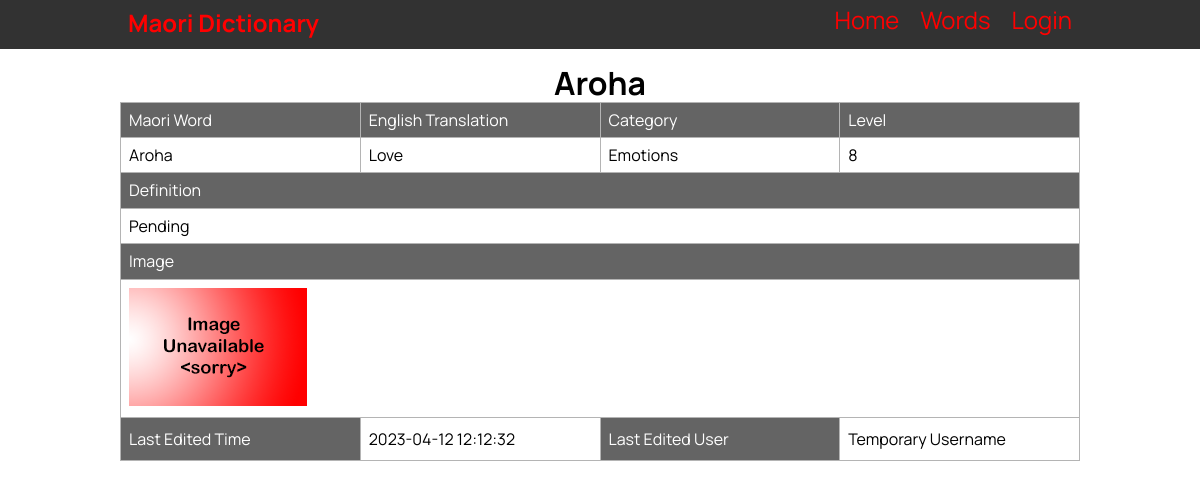
The app's page /individual_word/113, older data.
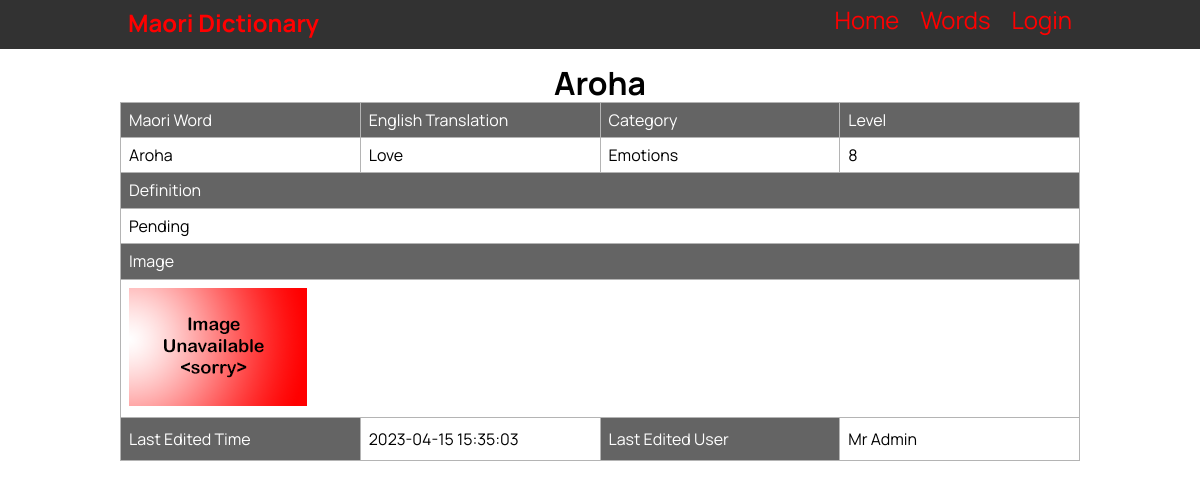
The same page, newer data.
### tables this page shows
CREATE TABLE "vocab_list"
(
    id                  integer
        constraint vocab_list_pk
            primary key autoincrement,
    maori_word          varchar(30),
    english_translation varchar(30),
    category            varchar(30),
    definition          varchar(100),
    level               integer,
    last_edited_time    date,
    last_edited_user    varchar(60)
, image_name varchar(30));

### app.py (the view)
@app.route('/individual_word/<word_id>')
def render_individual_word(word_id):
    con = create_connection(DATABASE)
    cur = con.cursor()
    query = "SELECT * FROM vocab_list WHERE id = ?"
    cur.execute(query, (word_id, ))
    info = cur.fetchall()
    con.close()
    info = info[0]
    word_info = (info[0], str(info[1]).title(), str(info[2]).title(), str(info[3]).title(), str(info[4]).capitalize(), info[5], info[6], info[7], info[8])
    return render_template('word_detail.html', page_name='Word '+ word_id, logged_in=is_logged_in(), admin=is_admin(), word_information=word_info)

### app.py (called while the page is built)
def create_connection(db_file):
    try:
        connection = sqlite3.connect(db_file)
        return connection
    except Error as e:
        print(e)
    return None

def is_logged_in():
    if session.get('email') is None:
        return False
    else:
        return True

def is_admin():
    if is_logged_in():
        if session.get('role') == "Teacher" or session.get('role') == "Admin":
            return True
        else:
            return False
    else:
        return False

### templates/word_detail.html (shortened to what this page needs)
{% extends "base.html" %}
{% block pageheading %}{{ word_information[1] }}{% endblock %}
{% block main %}
<table id="wordinfomation">
    <tr class="header">
        <td style="width:25%">Maori Word</td>
        <td style="width:25%">English Translation</td>
        <td style="width:25%">Category</td>
        <td style="width:25%">Level</td>
    </tr>
    <tr>
        <td>{{ word_information[1] }}</td>
        <td>{{ word_information[2] }}</td>
        <td>{{ word_information[3] }}</td>
        <td>{{ word_information[5] }}</td>
    </tr>
    <tr class="header">
        <td colspan="4">Definition</td>
    </tr>
    <tr>
        <td colspan="4">{{ word_information[4] }}</td>
    </tr>
    <tr class="header">
        <td colspan="4">Image</td>
    </tr>
    <tr>
        <td colspan="4">
            <img src="/static/images/{{ word_information[8] }}.jpg">
        </td>
    </tr>
    <tr>
        <td class="header">Last Edited Time</td>
        <td>{{ word_information[6] }}</td>
        <td class="header">Last Edited User</td>
        <td>{{ word_information[7] }}</td>
    </tr>
</table>
{% endblock %}

### templates/base.html (shortened to what this page needs)
<!DOCTYPE html>
<html lang="en">
<head>
    <link rel="stylesheet" href="https://cdnjs.cloudflare.com/ajax/libs/normalize/8.0.1/normalize.css"/>
    <link href="{{ url_for('static', filename='MDW.css') }}" rel="stylesheet">
</head>
<body>
<nav>
    <div class="container">
        <div class="navbar-brand">
            <a href="/">Maori Dictionary</a>
        </div>
        <div class="navbar-links">
            <a href="/">Home</a>
            <a href="/word_list/0_0">Words</a>
            {% if logged_in %}
                {% if admin %}
                    <a href="/admin">Admin</a>
                {% endif %}
                <a href="/logout">Logout</a>
                {% else %}
                <a href="/login">Login</a>
            {% endif %}
        </div>
    </div>
</nav>
<div class="container">
    <header>
        <h1>{% block pageheading %}{% endblock %}</h1>
    </header>
    <main>
        {% block main %}
        {% endblock %}
    </main>
</div>
</body>
</html>

### static/MDW.css (style rules this page uses)
* { font-family: 'Manrope', sans-serif; padding: 0; margin: 0; box-sizing: border-box; }
body { background-color: rgb(255, 255, 255); }
.container { width: 80vw; margin: auto; }
.container::after { content: ""; clear: both; display: table; }
img { max-width: 100%; }
h1 { text-align: center; font-weight: bold; font-size: 2rem; margin: 0; }
nav { background-color: rgb(50, 50, 50); font-size: 1.5rem; padding-top: 0.4rem; padding-bottom: 0.7rem; margin-bottom: 1rem; }
.navbar-brand { display: inline; float: left; font-size: 1.7rem; font-weight: bold; }
.navbar-links { display: inline; float: right; }
nav a { padding: 0 0.5rem; font-size: 1.5rem; color: red; text-decoration: none; }
table { font-family: Arial, Helvetica, sans-serif; border-collapse: collapse; width: 100%; }
td, th { border: 1px solid #b4b4b4; padding: 8px; }
#wordlist th, #filterlist th, #wordinfomation .header { padding-top: 12px; padding-bottom: 12px; text-align: left; background-color: #646464; color: white; }

Row changes from the older to the newer data that the page shows:
changed vocab_list "Aroha": last_edited_time "2023-04-12 12:12:32" → "2023-04-15 15:35:03"; last_edited_user "Temporary Username" → "Mr Admin"
